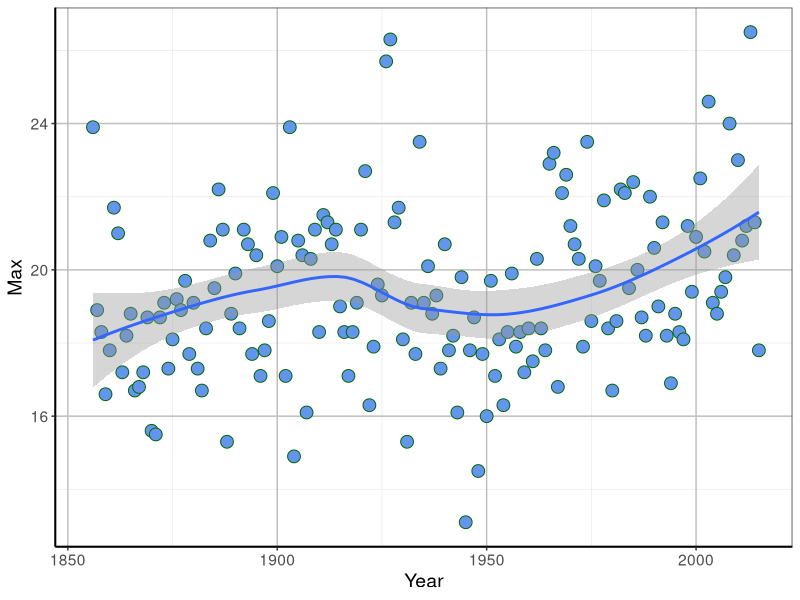

This chart was generated by the following R code:
library(tidyverse)

# Calculates the number of days above a given maximum temperature--------------------

dataw <- read.csv("data/melbourne.csv", header = TRUE)

input <- dataw %>%
        group_by(Year) %>%
        filter(Month == 3) %>%
        #filter (Min >= 18 ) %>%
        summarise(Count = n(), Max = max(Min))
        
input

plot <- ggplot(input, aes(x=Year, y = Max)) +
        geom_point(size=4, shape=21, fill = "cornflowerblue", colour = "darkgreen") +
        geom_smooth(method=loess)+
        theme_bw() +
        theme(panel.grid.major = element_line(size = 0.5, color = "grey"), 
        axis.line = element_line(size = 0.7, color = "black"), 
        text = element_text(size = 14))
plot
